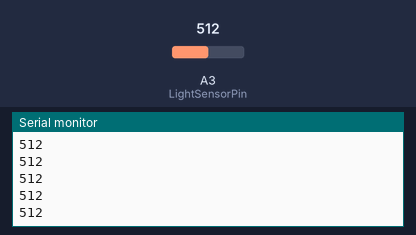
Recording of a sketch running on a simulated Arduino Uno, built with avr-gcc and run on an emulated ATmega328P. On the bench: the last lines printed to the serial monitor. The inputs (shaded band) are chosen by the test bench; at power-on: A3 (LightSensorPin) = 512.

Above: at 1.2 s.
1.3 s: A3 (LightSensorPin) set to 716
At 1.49 s:
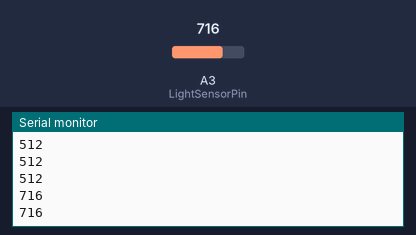
2.8 s: A3 (LightSensorPin) set to 900
At 2.86 s:
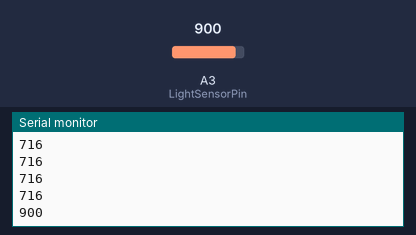
Timing chart, 0 to 5.8 s (numbered marks = the images above; inputs shaded):
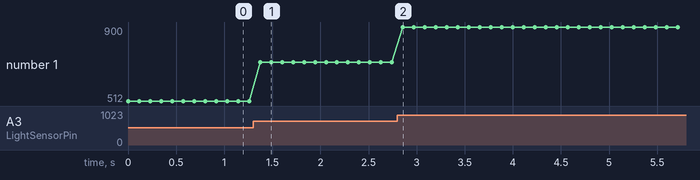

The sketch:

LightSensorTest.ino
```cpp
#include <SoftwareSerial.h>

#define txPin           13  // LCD tx pin.
#define rxPin           13  // LCD rx pin (not really used).

const int LightSensorPin = A3;

// LCD Screen:
SoftwareSerial mySerial = SoftwareSerial(rxPin, txPin);

void setup(){
  pinMode(LightSensorPin, INPUT);
  digitalWrite(LightSensorPin, HIGH);

  // Setup serial display:
  pinMode(txPin, OUTPUT);
  mySerial.begin(9600);

  // Clear LCD screen
  mySerial.print("?f"); // Send clear screen command to LCD

  Serial.begin(9600);
}

void loop(){
  //Serial.print("Light Sensor Value:");
  Serial.println(analogRead(LightSensorPin));

  mySerial.print("?x00?y1");
  mySerial.print("L: ");
  mySerial.print(analogRead(LightSensorPin));

  delay(100);
}
```

Measured:
- after the input at 1.3 s, the serial monitor: prints a new line after 0.07 s (image 1)
- after the input at 2.8 s, the serial monitor: prints a new line after 0.06 s (image 2)
- plotted number 1: 512 → 716 after the input at 1.3 s, 716 → 900 after the input at 2.8 s
